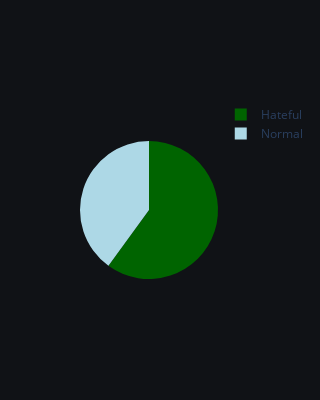

The notebook cell saved with this chart:
### Code cell
# Create data for Pie chart
labels = ['Hateful', 'Normal']
values = [60, 40]  # Negative value for "Hateful"
colors = ['#A52A2A', '#006400']  # Red for negative, Green for positive

# Create Pie chart
fig = go.Figure(data=[go.Pie(labels=labels, values=values, textinfo='none', marker=dict(colors=colors))])
fig.update_layout(
    width=300,
    height=400,
    plot_bgcolor='rgb(16,18,22)',
    paper_bgcolor='rgb(16,18,22)'
)
fig.show()

### Figure 1 — Plotly figure (JSON) as saved in the notebook; plotly's stock layout.template omitted (floating-point values rounded to 4 significant figures)
{"data": [{"labels": ["Hateful", "Normal"], "marker": {"colors": ["#006400", "#ADD8E6"]}, "textinfo": "none", "type": "pie", "values": [60, 40]}], "layout": {"height": 400, "paper_bgcolor": "rgb(16,18,22)", "plot_bgcolor": "rgb(16,18,22)", "width": 300}}
